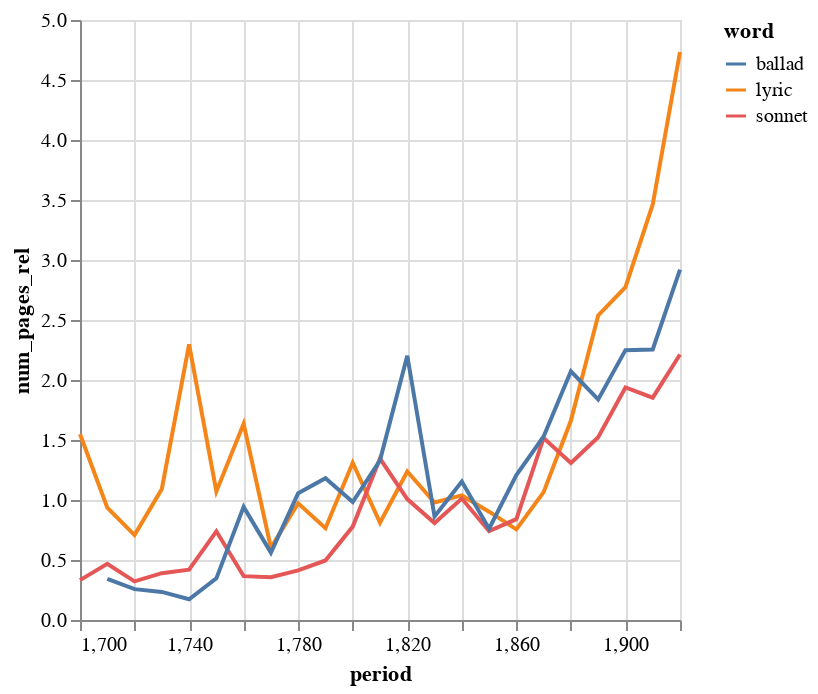

Here is the notebook cell this chart was saved with:
### Code cell
alt.Chart(dfprd[dfprd.word!='line']).mark_line().encode(
    x='period:Q',
    y='num_pages_rel:Q',
    color='word:N',
)

### Figure 1 — Vega-Lite specification as saved in the notebook (floating-point values rounded to 4 significant figures)
{"config": {"view": {"continuousWidth": 300, "continuousHeight": 300}}, "data": {"name": "data-53db3c71304604957d1624fd9ea01a04"}, "mark": {"type": "line"}, "encoding": {"color": {"field": "word", "type": "nominal"}, "x": {"field": "period", "type": "quantitative"}, "y": {"field": "num_pages_rel", "type": "quantitative"}}, "$schema": "https://vega.github.io/schema/vega-lite/v5.16.3.json", "datasets": {"data-53db3c71304604957d1624fd9ea01a04": [{"period": 1700.0, "word": "lyric", "num_pages": 28, "num_pages_rel": 1.55}, {"period": 1700.0, "word": "sonnet", "num_pages": 6, "num_pages_rel": 0.332}, {"period": 1710.0, "word": "ballad", "num_pages": 11, "num_pages_rel": 0.3434}, {"period": 1710.0, "word": "lyric", "num_pages": 30, "num_pages_rel": 0.9366}, {"period": 1710.0, "word": "sonnet", "num_pages": 15, "num_pages_rel": 0.4683}, {"period": 1720.0, "word": "ballad", "num_pages": 8, "num_pages_rel": 0.2573}, {"period": 1720.0, "word": "lyric", "num_pages": 22, "num_pages_rel": 0.7076}, {"period": 1720.0, "word": "sonnet", "num_pages": 10, "num_pages_rel": 0.3216}, {"period": 1730.0, "word": "ballad", "num_pages": 9, "num_pages_rel": 0.234}, {"period": 1730.0, "word": "lyric", "num_pages": 42, "num_pages_rel": 1.092}, {"period": 1730.0, "word": "sonnet", "num_pages": 15, "num_pages_rel": 0.39}, {"period": 1740.0, "word": "ballad", "num_pages": 7, "num_pages_rel": 0.1729}, {"period": 1740.0, "word": "lyric", "num_pages": 93, "num_pages_rel": 2.297}, {"period": 1740.0, "word": "sonnet", "num_pages": 17, "num_pages_rel": 0.4199}, {"period": 1750.0, "word": "ballad", "num_pages": 23, "num_pages_rel": 0.347}, {"period": 1750.0, "word": "lyric", "num_pages": 71, "num_pages_rel": 1.071}, {"period": 1750.0, "word": "sonnet", "num_pages": 49, "num_pages_rel": 0.7393}, {"period": 1760.0, "word": "ballad", "num_pages": 98, "num_pages_rel": 0.9426}, {"period": 1760.0, "word": "lyric", "num_pages": 170, "num_pages_rel": 1.635}, {"period": 1760.0, "word": "sonnet", "num_pages": 38, "num_pages_rel": 0.3655}, {"period": 1770.0, "word": "ballad", "num_pages": 110, "num_pages_rel": 0.5614}, {"period": 1770.0, "word": "lyric", "num_pages": 118, "num_pages_rel": 0.6023}, {"period": 1770.0, "word": "sonnet", "num_pages": 70, "num_pages_rel": 0.3573}, {"period": 1780.0, "word": "ballad", "num_pages": 138, "num_pages_rel": 1.057}, {"period": 1780.0, "word": "lyric", "num_pages": 127, "num_pages_rel": 0.9727}, {"period": 1780.0, "word": "sonnet", "num_pages": 54, "num_pages_rel": 0.4136}, {"period": 1790.0, "word": "ballad", "num_pages": 224, "num_pages_rel": 1.182}, {"period": 1790.0, "word": "lyric", "num_pages": 145, "num_pages_rel": 0.7652}, {"period": 1790.0, "word": "sonnet", "num_pages": 94, "num_pages_rel": 0.4961}, {"period": 1800.0, "word": "ballad", "num_pages": 72, "num_pages_rel": 0.9831}, {"period": 1800.0, "word": "lyric", "num_pages": 96, "num_pages_rel": 1.311}, {"period": 1800.0, "word": "sonnet", "num_pages": 57, "num_pages_rel": 0.7783}, {"period": 1810.0, "word": "ballad", "num_pages": 92, "num_pages_rel": 1.331}, {"period": 1810.0, "word": "lyric", "num_pages": 56, "num_pages_rel": 0.81}, {"period": 1810.0, "word": "sonnet", "num_pages": 93, "num_pages_rel": 1.345}, {"period": 1820.0, "word": "ballad", "num_pages": 201, "num_pages_rel": 2.202}, {"period": 1820.0, "word": "lyric", "num_pages": 113, "num_pages_rel": 1.238}, {"period": 1820.0, "word": "sonnet", "num_pages": 92, "num_pages_rel": 1.008}, {"period": 1830.0, "word": "ballad", "num_pages": 96, "num_pages_rel": 0.8625}, {"period": 1830.0, "word": "lyric", "num_pages": 109, "num_pages_rel": 0.9793}, {"period": 1830.0, "word": "sonnet", "num_pages": 90, "num_pages_rel": 0.8086}, {"period": 1840.0, "word": "ballad", "num_pages": 179, "num_pages_rel": 1.154}, {"period": 1840.0, "word": "lyric", "num_pages": 161, "num_pages_rel": 1.038}, {"period": 1840.0, "word": "sonnet", "num_pages": 157, "num_pages_rel": 1.012}, {"period": 1850.0, "word": "ballad", "num_pages": 150, "num_pages_rel": 0.7606}, {"period": 1850.0, "word": "lyric", "num_pages": 178, "num_pages_rel": 0.9025}, {"period": 1850.0, "word": "sonnet", "num_pages": 146, "num_pages_rel": 0.7403}, {"period": 1860.0, "word": "ballad", "num_pages": 256, "num_pages_rel": 1.209}, {"period": 1860.0, "word": "lyric", "num_pages": 160, "num_pages_rel": 0.7553}, {"period": 1860.0, "word": "sonnet", "num_pages": 178, "num_pages_rel": 0.8403}, {"period": 1870.0, "word": "ballad", "num_pages": 356, "num_pages_rel": 1.53}, {"period": 1870.0, "word": "lyric", "num_pages": 248, "num_pages_rel": 1.066}, {"period": 1870.0, "word": "sonnet", "num_pages": 353, "num_pages_rel": 1.517}, {"period": 1880.0, "word": "ballad", "num_pages": 733, "num_pages_rel": 2.072}, {"period": 1880.0, "word": "lyric", "num_pages": 588, "num_pages_rel": 1.662}, {"period": 1880.0, "word": "sonnet", "num_pages": 463, "num_pages_rel": 1.309}, {"period": 1890.0, "word": "ballad", "num_pages": 714, "num_pages_rel": 1.838}, {"period": 1890.0, "word": "lyric", "num_pages": 986, "num_pages_rel": 2.538}, {"period": 1890.0, "word": "sonnet", "num_pages": 592, "num_pages_rel": 1.524}, {"period": 1900.0, "word": "ballad", "num_pages": 1208, "num_pages_rel": 2.249}, {"period": 1900.0, "word": "lyric", "num_pages": 1490, "num_pages_rel": 2.774}, {"period": 1900.0, "word": "sonnet", "num_pages": 1041, "num_pages_rel": 1.938}, {"period": 1910.0, "word": "ballad", "num_pages": 1162, "num_pages_rel": 2.254}, {"period": 1910.0, "word": "lyric", "num_pages": 1785, "num_pages_rel": 3.463}, {"period": 1910.0, "word": "sonnet", "num_pages": 955, "num_pages_rel": 1.853}, {"period": 1920.0, "word": "ballad", "num_pages": 652, "num_pages_rel": 2.92}, {"period": 1920.0, "word": "lyric", "num_pages": 1057, "num_pages_rel": 4.733}, {"period": 1920.0, "word": "sonnet", "num_pages": 494, "num_pages_rel": 2.212}]}}
